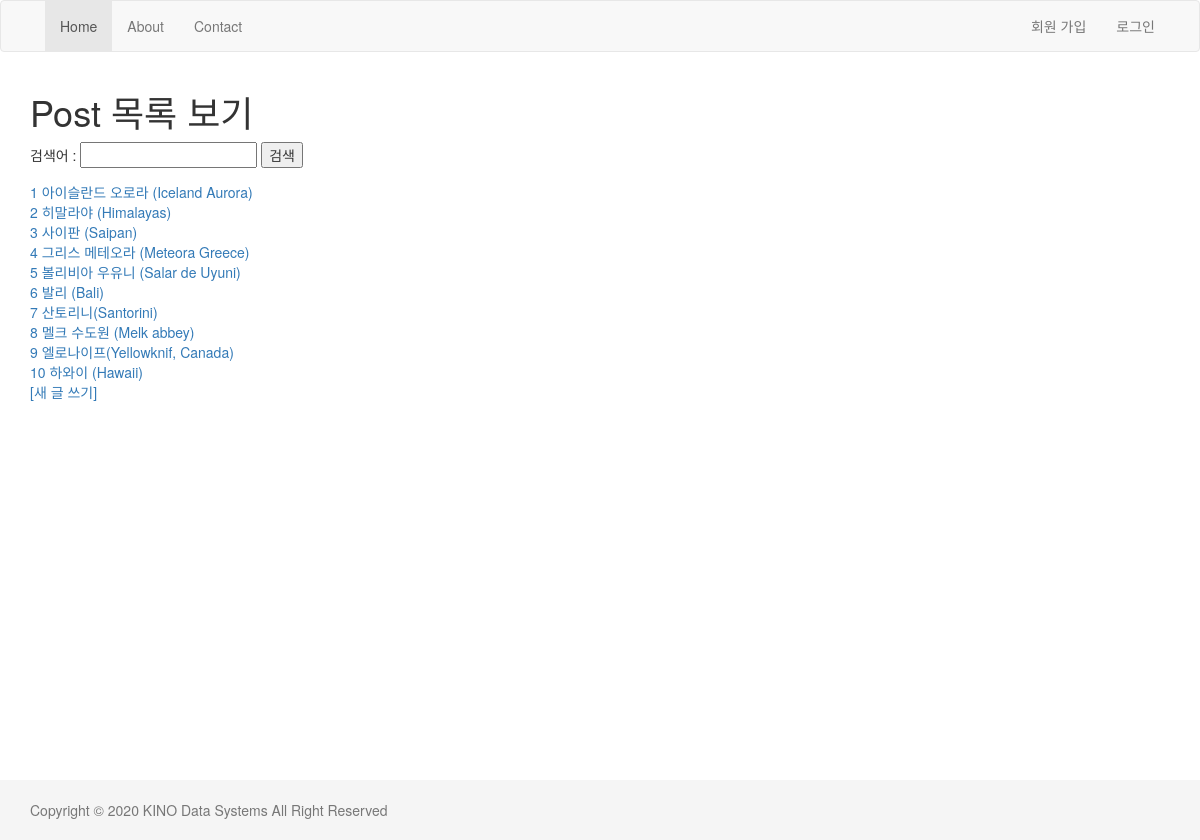
Page /blog/ on the earlier database version.
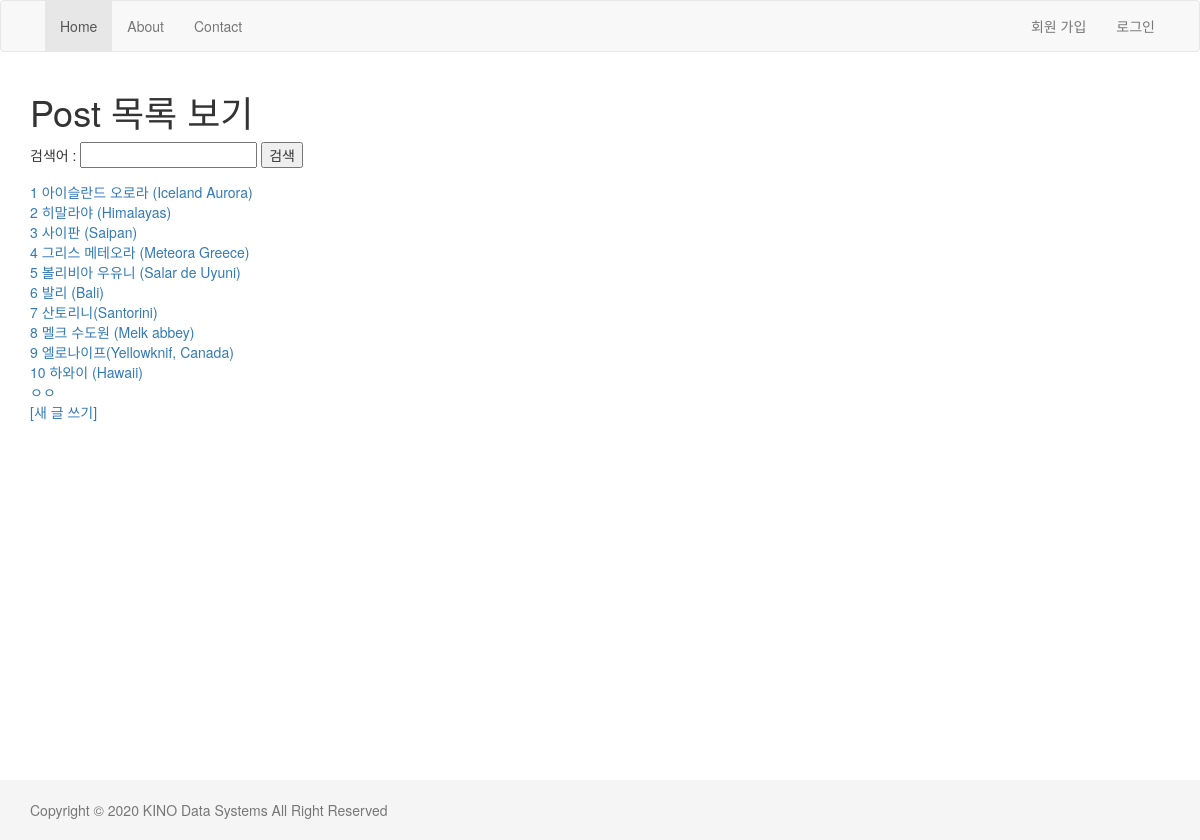
Same page on the later database version.
### blog/models.py (models this page shows, shortened)
class Post(models.Model):
    title = models.CharField(max_length=250)
    body = models.TextField()
    tag = models.ManyToManyField('Tag', null=True, blank=True)
    ip = models.GenericIPAddressField(null=True)

### blog/views.py (the view)
# urls.py: path('', views.list, name='list'),
def list(request):
    post_list = Post.objects.all()
    search_key = request.GET.get('keyword')
    if search_key:  # 데이터가 있다면
        post_list = Post.objects.filter(title__contains=search_key)
    return render(request, 'blog/list.html', {'post_all': post_list})

### blog/templates/blog/list.html (shortened to what this page needs)
{% extends "layout.html" %}
{% block content %}
    <h1> Post 목록 보기 </h1>
    <form action="" method="get">
        검색어 : <input type="text" name="keyword">
                <input type="submit" value="검색">
    </form>
    {%for post in post_all %}
    <a href="{% url 'blog:detail' post.id %}"> {{post.title}}</a><br>
    {% endfor %}
    <a href= "{% url 'blog:create' %}">[새 글 쓰기]</a>
{% endblock %}

Differences in the rows shown:
added Post: title "ㅇㅇ"
